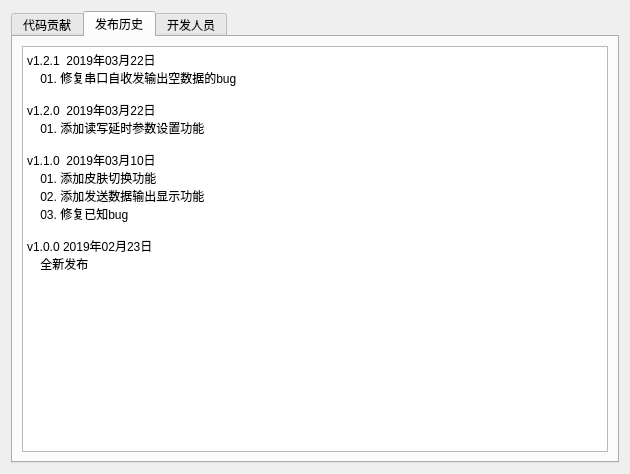
<?xml version="1.0" encoding="UTF-8"?>
<ui version="4.0">
 <class>MoreInformation</class>
 <widget class="QDialog" name="MoreInformation">
  <property name="geometry">
   <rect>
    <x>0</x>
    <y>0</y>
    <width>630</width>
    <height>474</height>
   </rect>
  </property>
  <property name="windowTitle">
   <string>关于软件</string>
  </property>
  <layout class="QVBoxLayout" name="verticalLayout">
   <item>
    <widget class="QTabWidget" name="tabWidget">
     <property name="currentIndex">
      <number>1</number>
     </property>
     <property name="elideMode">
      <enum>Qt::ElideNone</enum>
     </property>
     <widget class="QWidget" name="tanks">
      <attribute name="title">
       <string>代码贡献</string>
      </attribute>
      <layout class="QVBoxLayout" name="verticalLayout_3">
       <item>
        <widget class="QTextBrowser" name="textBrowserThanks">
         <property name="html">
          <string>&lt;!DOCTYPE HTML PUBLIC &quot;-//W3C//DTD HTML 4.0//EN&quot; &quot;http://www.w3.org/TR/REC-html40/strict.dtd&quot;&gt;
&lt;html&gt;&lt;head&gt;&lt;meta name=&quot;qrichtext&quot; content=&quot;1&quot; /&gt;&lt;style type=&quot;text/css&quot;&gt;
p, li { white-space: pre-wrap; }
&lt;/style&gt;&lt;/head&gt;&lt;body style=&quot; font-family:'SimSun'; font-size:9pt; font-weight:400; font-style:normal;&quot;&gt;
&lt;p style=&quot; margin-top:0px; margin-bottom:0px; margin-left:0px; margin-right:0px; -qt-block-indent:0; text-indent:0px;&quot;&gt;软件样式&lt;/p&gt;
&lt;p style=&quot; margin-top:0px; margin-bottom:0px; margin-left:0px; margin-right:0px; -qt-block-indent:0; text-indent:0px;&quot;&gt;https://blog.csdn.net/feiyangqingyun/article/details/80211690&lt;/p&gt;&lt;/body&gt;&lt;/html&gt;</string>
         </property>
        </widget>
       </item>
      </layout>
     </widget>
     <widget class="QWidget" name="history">
      <attribute name="title">
       <string>发布历史</string>
      </attribute>
      <layout class="QVBoxLayout" name="verticalLayout_2">
       <item>
        <widget class="QTextBrowser" name="textBrowserHistory">
         <property name="html">
          <string>&lt;!DOCTYPE HTML PUBLIC &quot;-//W3C//DTD HTML 4.0//EN&quot; &quot;http://www.w3.org/TR/REC-html40/strict.dtd&quot;&gt;
&lt;html&gt;&lt;head&gt;&lt;meta name=&quot;qrichtext&quot; content=&quot;1&quot; /&gt;&lt;style type=&quot;text/css&quot;&gt;
p, li { white-space: pre-wrap; }
&lt;/style&gt;&lt;/head&gt;&lt;body style=&quot; font-family:'SimSun'; font-size:9pt; font-weight:400; font-style:normal;&quot;&gt;
&lt;p style=&quot; margin-top:0px; margin-bottom:0px; margin-left:0px; margin-right:0px; -qt-block-indent:0; text-indent:0px;&quot;&gt;v1.2.1  2019年03月22日&lt;/p&gt;
&lt;p style=&quot; margin-top:0px; margin-bottom:0px; margin-left:0px; margin-right:0px; -qt-block-indent:0; text-indent:0px;&quot;&gt;    01. 修复串口自收发输出空数据的bug&lt;/p&gt;
&lt;p style=&quot;-qt-paragraph-type:empty; margin-top:0px; margin-bottom:0px; margin-left:0px; margin-right:0px; -qt-block-indent:0; text-indent:0px;&quot;&gt;&lt;br /&gt;&lt;/p&gt;
&lt;p style=&quot; margin-top:0px; margin-bottom:0px; margin-left:0px; margin-right:0px; -qt-block-indent:0; text-indent:0px;&quot;&gt;v1.2.0  2019年03月22日&lt;/p&gt;
&lt;p style=&quot; margin-top:0px; margin-bottom:0px; margin-left:0px; margin-right:0px; -qt-block-indent:0; text-indent:0px;&quot;&gt;    01. 添加读写延时参数设置功能&lt;/p&gt;
&lt;p style=&quot; margin-top:0px; margin-bottom:0px; margin-left:0px; margin-right:0px; -qt-block-indent:0; text-indent:0px;&quot;&gt;    &lt;/p&gt;
&lt;p style=&quot; margin-top:0px; margin-bottom:0px; margin-left:0px; margin-right:0px; -qt-block-indent:0; text-indent:0px;&quot;&gt;v1.1.0  2019年03月10日&lt;/p&gt;
&lt;p style=&quot; margin-top:0px; margin-bottom:0px; margin-left:0px; margin-right:0px; -qt-block-indent:0; text-indent:0px;&quot;&gt;    01. 添加皮肤切换功能&lt;/p&gt;
&lt;p style=&quot; margin-top:0px; margin-bottom:0px; margin-left:0px; margin-right:0px; -qt-block-indent:0; text-indent:0px;&quot;&gt;    02. 添加发送数据输出显示功能&lt;/p&gt;
&lt;p style=&quot; margin-top:0px; margin-bottom:0px; margin-left:0px; margin-right:0px; -qt-block-indent:0; text-indent:0px;&quot;&gt;    03. 修复已知bug&lt;/p&gt;
&lt;p style=&quot;-qt-paragraph-type:empty; margin-top:0px; margin-bottom:0px; margin-left:0px; margin-right:0px; -qt-block-indent:0; text-indent:0px;&quot;&gt;&lt;br /&gt;&lt;/p&gt;
&lt;p style=&quot; margin-top:0px; margin-bottom:0px; margin-left:0px; margin-right:0px; -qt-block-indent:0; text-indent:0px;&quot;&gt;v1.0.0 2019年02月23日&lt;/p&gt;
&lt;p style=&quot; margin-top:0px; margin-bottom:0px; margin-left:0px; margin-right:0px; -qt-block-indent:0; text-indent:0px;&quot;&gt;    全新发布&lt;/p&gt;&lt;/body&gt;&lt;/html&gt;</string>
         </property>
        </widget>
       </item>
      </layout>
     </widget>
     <widget class="QWidget" name="author">
      <attribute name="title">
       <string>开发人员</string>
      </attribute>
      <layout class="QVBoxLayout" name="verticalLayout_4">
       <item>
        <widget class="QTextBrowser" name="textBrowserAuthor">
         <property name="html">
          <string>&lt;!DOCTYPE HTML PUBLIC &quot;-//W3C//DTD HTML 4.0//EN&quot; &quot;http://www.w3.org/TR/REC-html40/strict.dtd&quot;&gt;
&lt;html&gt;&lt;head&gt;&lt;meta name=&quot;qrichtext&quot; content=&quot;1&quot; /&gt;&lt;style type=&quot;text/css&quot;&gt;
p, li { white-space: pre-wrap; }
&lt;/style&gt;&lt;/head&gt;&lt;body style=&quot; font-family:'SimSun'; font-size:9pt; font-weight:400; font-style:normal;&quot;&gt;
&lt;p style=&quot; margin-top:0px; margin-bottom:0px; margin-left:0px; margin-right:0px; -qt-block-indent:0; text-indent:0px;&quot;&gt;Qter&amp;lt;Qter.vip@outlook.com&amp;gt;&lt;/p&gt;&lt;/body&gt;&lt;/html&gt;</string>
         </property>
        </widget>
       </item>
      </layout>
     </widget>
    </widget>
   </item>
  </layout>
 </widget>
 <resources/>
 <connections/>
</ui>
